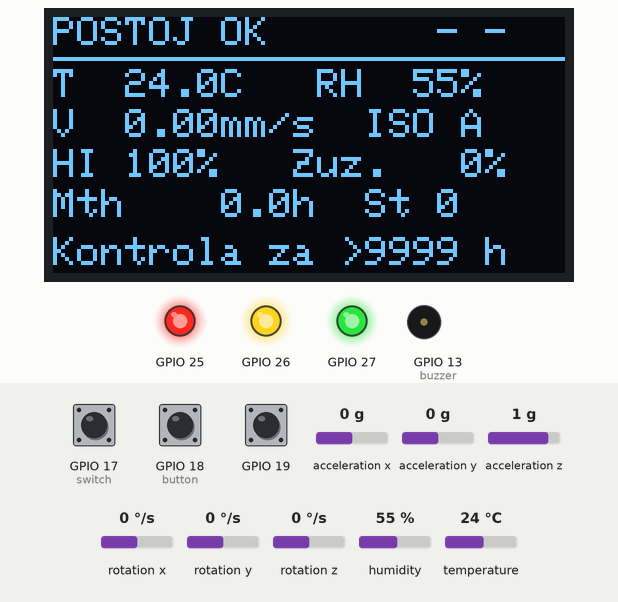
Bench run of a sketch on a simulated ESP32. On the bench: 128×64 one-colour display, output pins drawn as LEDs (lit = HIGH), buzzer (waves = sounding). Wiring (from diagram.json): MPU-6050 motion sensor at I2C address 0x68. Dashed ring = blinking. Inputs (shaded band) come from the test bench; at power-on: acceleration x 0 g, acceleration z 1 g, acceleration y 0 g, humidity 55 %, GPIO 17 (switch) HIGH, GPIO 18 (button) HIGH, GPIO 19 HIGH, rotation x 0 °/s, rotation y 0 °/s, rotation z 0 °/s, temperature 24 °C. WiFi joins after 1.5 s; servers stay silent unless stated; random numbers use the default seed unless the sketch sets one; EEPROM starts erased; no MQTT or app messages arrive unless stated; what the sketch prints to the serial monitor is not drawn.

Above: at 1.3 s.
1.4 s: acceleration x set to -0.4 g
At 3.0 s:
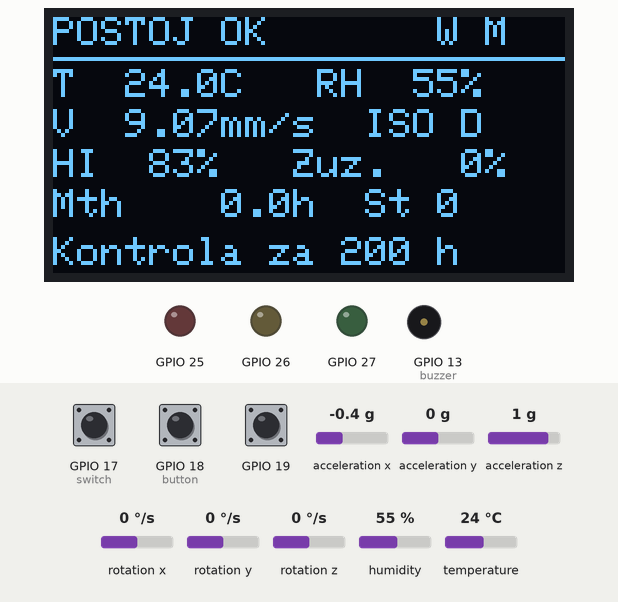
3.5 s: acceleration z set to 0.8 g
6.4 s: acceleration z set to 0.5 g
At 9.2 s:
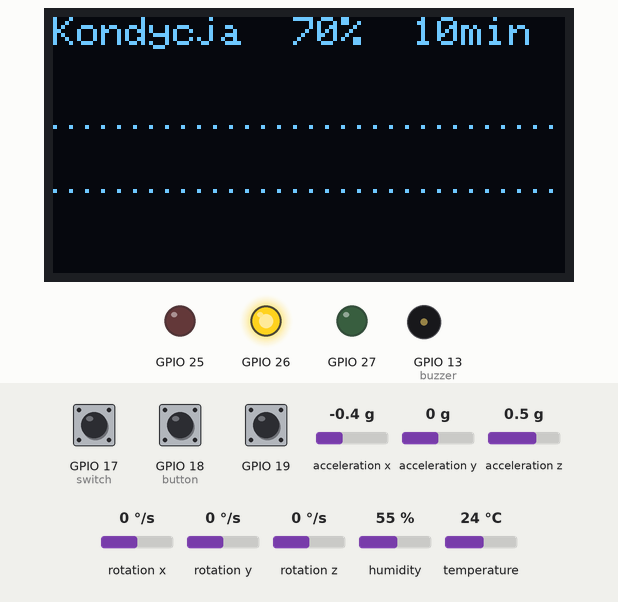
13.0 s: acceleration y set to 0.8 g
At 14.3 s:
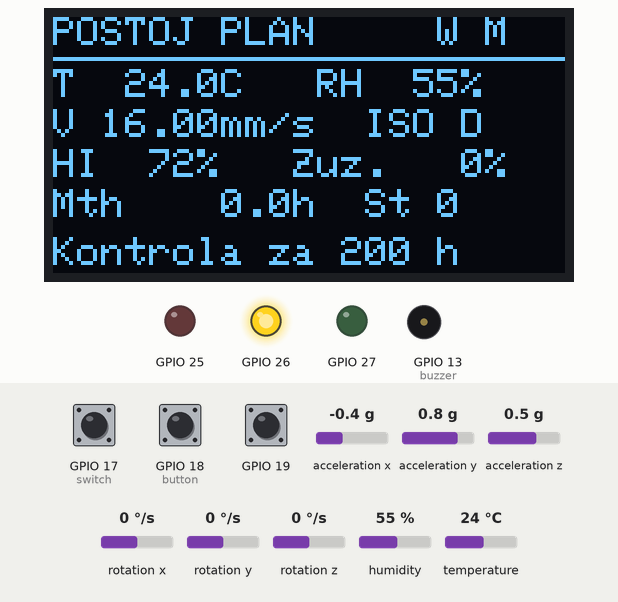
16.2 s: humidity set to 78 %
At 20.21 s:
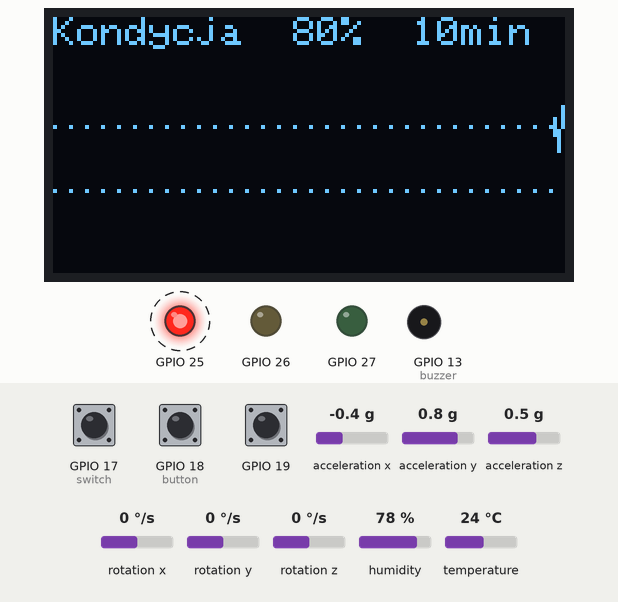
20.3 s: humidity set to 81 %
At 24.06 s:
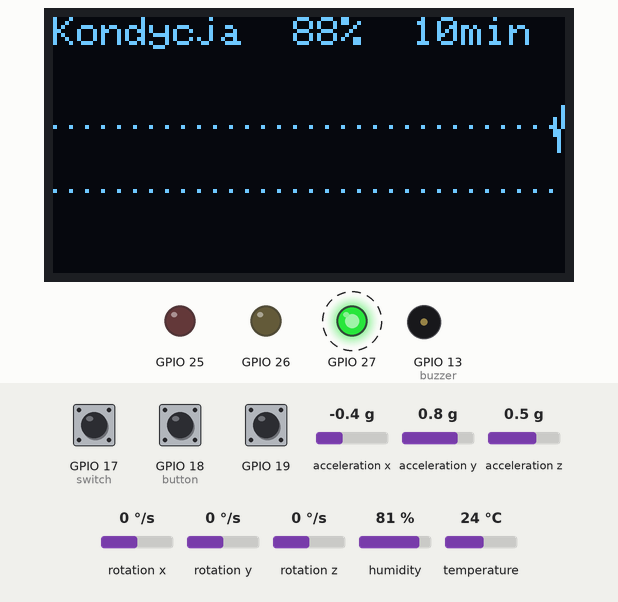
Timing chart, 0 to 26.0 s (numbered marks = the images above; inputs shaded):
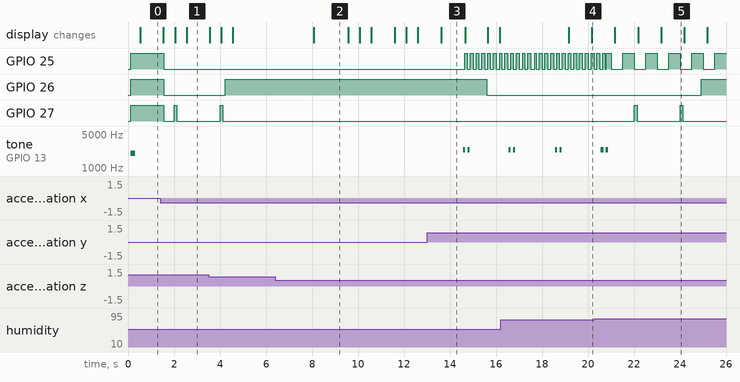

Measured:
- the behaviour switches between -0.2 and -0.3 g on acceleration x (found by bisection; images 0 and 1)
- the behaviour switches between 0.7 and 0.6 g on acceleration z (found by bisection; images 1 and 2)
- the behaviour switches between 79 and 80 % on humidity (found by bisection; images 4 and 5)
- after the input at 13.0 s, GPIO 25: alternates HIGH for 0.11 s and LOW for 0.14 s, starting after 1.6 s; tone on GPIO 13 (buzzer): alternates 2400 Hz for 0.10 s and silent for 0.09 s, 4 changes in all, then stays silent, starting after 1.6 s
- after the input at 20.3 s, GPIO 26: LOW → HIGH after 4.6 s
- by itself, GPIO 27: alternates HIGH for 0.12 s and LOW for 1.9 s
- what the display in image 3 shows lasts 1.1 s, from 13.6 s to 14.7 s

The sketch:

sketch.ino
```cpp
/**
 * @file  sketch.ino
 * @brief Punkt wejścia wymagany przez Wokwi i Arduino IDE.
 *
 * Cała aplikacja znajduje się w pliku main.cpp – kompilator Arduino dołącza
 * wszystkie pliki .cpp z katalogu szkicu, a funkcje setup() i loop()
 * są zdefiniowane właśnie tam.
 */
```

Source omitted: main.cpp (83465 bytes), predictive.h (35573 bytes)
